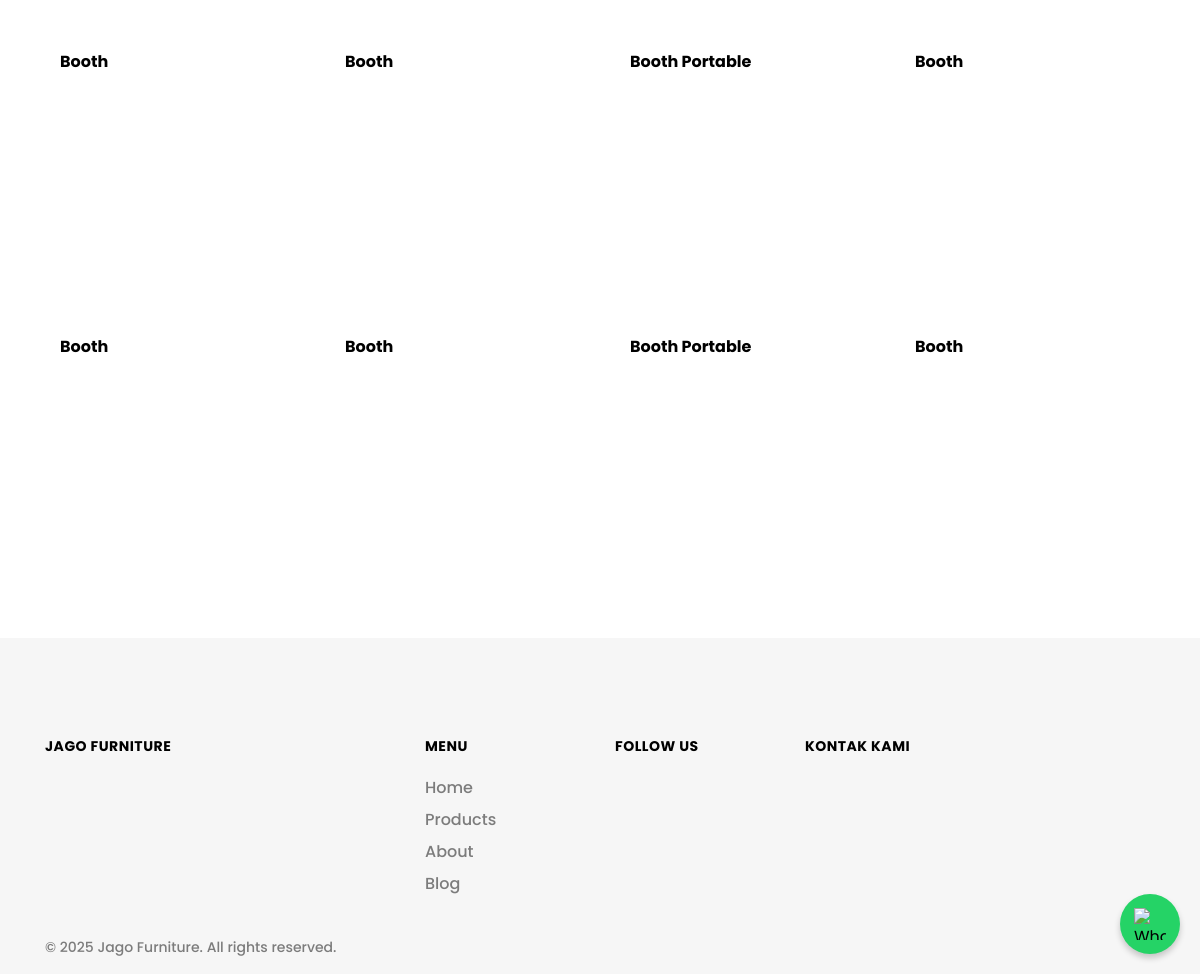
The page /product (lower part) on the database as committed earlier.
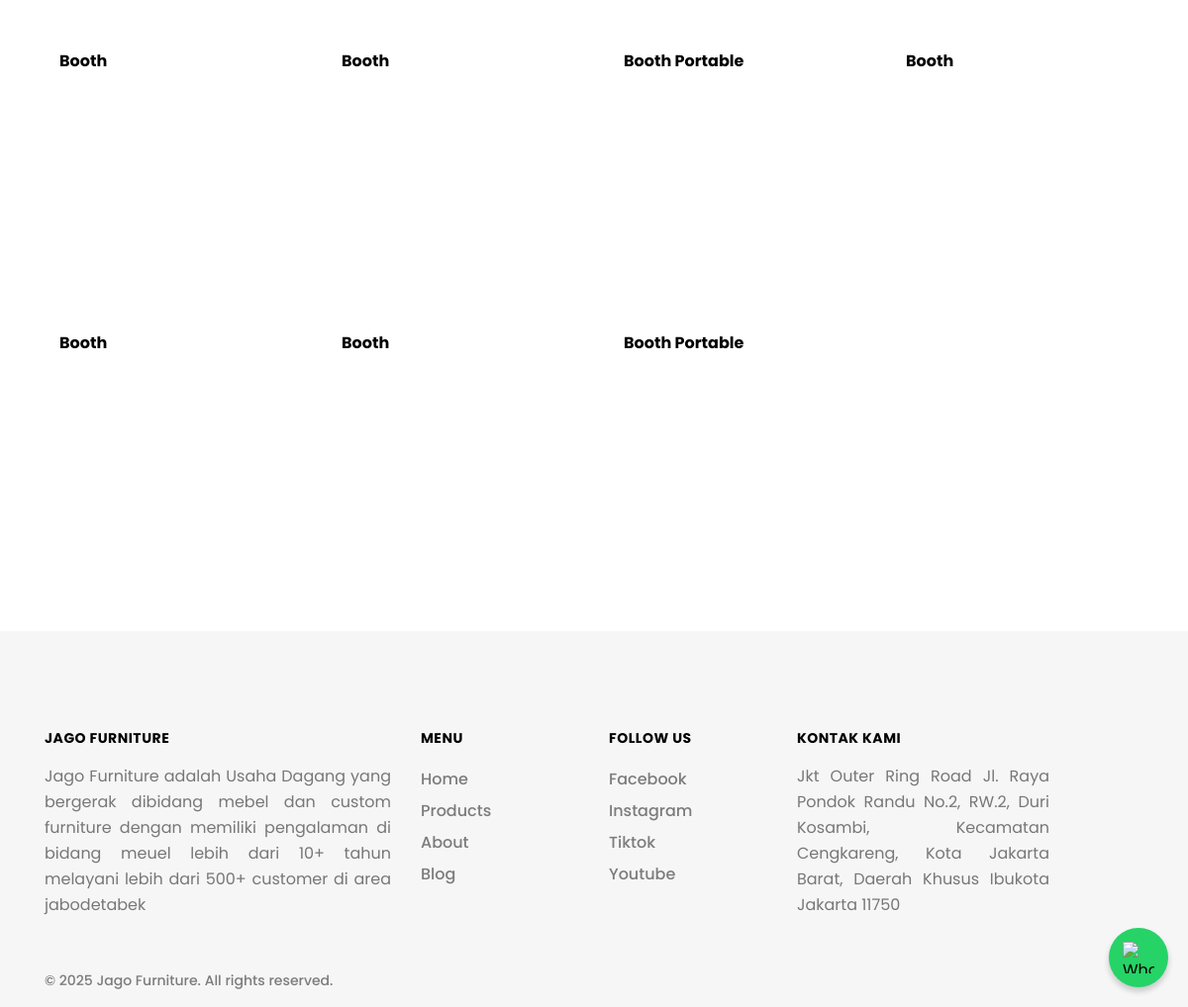
The same page on the database as committed later.
### tables this page shows
CREATE TABLE `tb_product` (
  `product_id` int(11) NOT NULL,
  `product_category_id` int(11) NOT NULL,
  `product_category_name` text NOT NULL,
  `product_images` text NOT NULL,
  `product_favorite` varchar(100) NOT NULL DEFAULT 'no'
);

CREATE TABLE `tb_about` (
  `about_id` int(11) NOT NULL,
  `about_tittle` text NOT NULL,
  `about_sub` text NOT NULL,
  `about_img_header` text NOT NULL,
  `about_desc_1` text NOT NULL,
  `about_desc_2` text NOT NULL,
  `about_img_1` text NOT NULL,
  `about_desc_3` text NOT NULL,
  `about_alamat` text NOT NULL,
  `about_whatsapp` varchar(100) NOT NULL,
  `about_img_2` text NOT NULL,
  `about_desc_footer` text NOT NULL
);

CREATE TABLE `tb_socialmedia` (
  `socialmedia_id` int(11) NOT NULL,
  `socialmedia_name` varchar(100) NOT NULL,
  `socialmedia_link` text NOT NULL
);

### application/modules/home/controllers/Home.php (called while the page is built, shortened)
<?php
class Home extends MX_Controller
{
	public function __construct()
	{
			$this->load->model('General_model');
	}
	public function product()
	{
			$slug 									= $link = $this->uri->segment(1);
			$get_header 						= $this->General_model->get_ones("tb_header", "slug = '$slug'");
			$data['slug'] 					= $slug;
			$data['tittle'] 				= $get_header->header_tittle;
			$data['description'] 		= $get_header->header_description;
			$data['keywords'] 			= $get_header->header_keywords;
			$data['product'] 				= $this->General_model->get("tb_product");
			$data['category'] 			= $this->General_model->get("tb_product_category");
			$data['socialmedia'] 		= $this->General_model->get("tb_socialmedia");
			$data['about'] 					= $this->General_model->get_ones("tb_about", "about_id = 1");
	    $this->load->view('template/header', $data);
	    $this->load->view('page/product', $data);
	    $this->load->view('template/footer', $data);
	}
}

### index.php (called while the page is built, shortened)
<?php
require_once BASEPATH.'core/CodeIgniter.php';

### application/third_party/MX/Controller.php (called while the page is built, shortened)
<?php (defined('BASEPATH')) OR exit('No direct script access allowed');
class MX_Controller
{
	public function __get($class)
	{
		return CI::$APP->$class;
	}
}

### application/models/General_model.php (called while the page is built, shortened)
<?php
class General_model extends CI_Model
{
    public function get($table)
    {
        $this->db->select('*');
        $this->db->from($table);
        return $this->db->get()->result_array();
    }
    public function get_ones($table, $where)
    {
        $this->db->select('*');
        $this->db->from($table);
        $this->db->where($where);
        return $this->db->get()->row();
    }
}

### application/modules/home/views/page/product.php (the view, shortened to what this page needs)
<main id="content" style="margin-top: 50px;">
	<section>
	  <div class="container container-xxl">
	    <div class="row mb-7 overflow-hidden">
	    	<?php foreach ($product as $row_product): ?>
	      <div class="col-sm-6 col-lg-3 mb-6" data-animate="fadeInUp">
	        <div class="card border-0 hover-change-content product">
	          <div style="background-image: url('assets/images/product/<?php echo $row_product['product_images']; ?>')" class="card-img ratio bg-img-cover-center ratio-1-1"></div>
	        </div>
	        <div class="card-img-overlay d-flex py-4 py-sm-5 pl-6 pr-4">
            <div class="d-flex flex-column">
              <a href="#" class="font-weight-bold mb-1 d-block lh-12"><?php echo $row_product['product_category_name']?></a>
            </div>
          </div>
	      </div>
	      <?php endforeach; ?>
	    </div>
	  </div>
	</section>
</main>

### application/third_party/MX/Loader.php (shortened to what this page needs)
<?php (defined('BASEPATH')) OR exit('No direct script access allowed');
class MX_Loader extends CI_Loader
{
	protected $_module;
	public $_ci_cached_vars = array();
	public function initialize($controller = NULL)
	{
		$this->_module = CI::$APP->router->fetch_module();
	}
	public function view($view, $vars = array(), $return = FALSE)
	{
		list($path, $_view) = Modules::find($view, $this->_module, 'views/');
		if ($path != FALSE)
		{
			$this->_ci_view_paths = array($path => TRUE) + $this->_ci_view_paths;
			$view = $_view;
		}
		return $this->_ci_load(array('_ci_view' => $view, '_ci_vars' => $this->_ci_object_to_array($vars), '_ci_return' => $return));
	}
	public function _ci_load($_ci_data)
	{
		extract($_ci_data);
		if (isset($_ci_view))
		{
			$_ci_path = '';
			$_ci_file = (pathinfo($_ci_view, PATHINFO_EXTENSION)) ? $_ci_view : $_ci_view.EXT;
			foreach ($this->_ci_view_paths as $path => $cascade)
			{
				if (file_exists($view = $path.$_ci_file))
				{
					$_ci_path = $view;
					break;
				}
			}
		}
		elseif (isset($_ci_path))
		{
			$_ci_file = basename($_ci_path);
			if( ! file_exists($_ci_path)) $_ci_path = '';
		}
		if (isset($_ci_vars))
			$this->_ci_cached_vars = array_merge($this->_ci_cached_vars, (array) $_ci_vars);
		extract($this->_ci_cached_vars);
		if ((bool) @ini_get('short_open_tag') === FALSE && CI::$APP->config->item('rewrite_short_tags') == TRUE)
		{
			echo eval('?>'.preg_replace("/;*\s*\?>/", "; ?>", str_replace('<?=', '<?php echo ', file_get_contents($_ci_path))));
		}
		else
		{
			include($_ci_path);
		}
	}
	protected function _ci_object_to_array($object) {
	    return is_object($object) ? get_object_vars($object) : $object;
	}
}

### application/modules/home/views/template/header.php (shortened to what this page needs)
<!doctype html>
<html lang="en">
<head>
  <link rel="stylesheet" href="<?php echo base_url(); ?>assets/vendors/fontawesome-pro-5/css/all.css">
  <link rel="stylesheet" href="<?php echo base_url(); ?>assets/vendors/bootstrap-select/css/bootstrap-select.min.css">
  <link rel="stylesheet" href="<?php echo base_url(); ?>assets/vendors/slick/slick.min.css">
  <link rel="stylesheet" href="<?php echo base_url(); ?>assets/vendors/magnific-popup/magnific-popup.min.css">
  <link rel="stylesheet" href="<?php echo base_url(); ?>assets/vendors/jquery-ui/jquery-ui.min.css">
  <link rel="stylesheet" href="<?php echo base_url(); ?>assets/vendors/animate.css">
  <link rel="stylesheet" href="<?php echo base_url(); ?>assets/vendors/mapbox-gl/mapbox-gl.min.css">
  <link rel="stylesheet" href="<?php echo base_url(); ?>assets/css/themes.css">
</head>
<body>

### application/modules/home/views/template/footer.php (shortened to what this page needs)
<footer class="pt-13 pb-4 footer bg-color-2">
    <div class="container container-xxl">
      <div class="row">
        <div class="col-md-8 col-lg-4 mb-6 mb-lg-0">
          <h3 class="fs-14 mb-3 text-uppercase letter-spacing-05">JAGO FURNITURE</h3>
          <p align="justify"><?php echo $about->about_desc_footer; ?></p>
        </div>
        <div class="col-md-4 col-lg-2 mb-6 mb-lg-0">
          <h3 class="fs-14 mb-3 text-uppercase letter-spacing-05">Menu</h3>
          <ul class="list-unstyled mb-0">
            <li class="py-0"><a href="<?php echo base_url(); ?>" class="text-gray hover-primary lh-2 font-weight-500">Home</a> </li>
            <li class="py-0"><a href="<?php echo base_url('product'); ?>" class="text-gray hover-primary lh-2 font-weight-500">Products</a>
            </li>
            <li class="py-0"><a href="<?php echo base_url('aboutus'); ?>" class="text-gray hover-primary lh-2 font-weight-500">About</a>
            </li>
            <li class="py-0"><a href="<?php echo base_url('blog'); ?>" class="text-gray hover-primary lh-2 font-weight-500">Blog</a> </li>
          </ul>
        </div>
        <div class="col-md-4 col-lg-2 mb-6 mb-lg-0">
          <h3 class="fs-14 mb-3 text-uppercase letter-spacing-05">follow us</h3>
          <ul class="list-unstyled mb-0">
          	<?php foreach ($socialmedia as $row_socialmedia): ?>
		            <li class="py-0"><a href="<?php echo $row_socialmedia['socialmedia_link']?>" class="text-gray hover-primary lh-2 font-weight-500"><?php echo $row_socialmedia['socialmedia_name']?></a> </li>
		          <?php endforeach; ?>
          </ul>
        </div>
        <div class="col-md-6 col-lg-3 mb-6 mb-lg-0">
          <h3 class="fs-14 mb-3 text-uppercase letter-spacing-05">Kontak Kami</h3>
          <p align="justify"><?php echo $about->about_alamat; ?></p>
        </div>
      </div>
      <div class="mt-2 mt-md-7 row align-items-center">
        <p class="col-md-auto mb-4 mb-md-0 text-gray lh-1 fs-14 font-weight-500">
          © 2025 Jago Furniture. All rights reserved.
        </p>
      </div>
    </div>
  </footer>
  <div class="position-fixed pos-fixed-bottom-right p-6 z-index-10">
  </div>
  <a href="https://wa.me/6287776304443" target="_blank" class="wa-float">
    <img src="https://upload.wikimedia.org/wikipedia/commons/6/6b/WhatsApp.svg" alt="WhatsApp" />
  </a>
</body>
</html>

### application/modules/home/views/template/footer.php (style rules this page uses)
.wa-float { position: fixed; bottom: 20px; right: 20px; width: 60px; height: 60px; background-color: #25D366; border-radius: 50%; box-shadow: 0 4px 6px rgba(0, 0, 0, 0.2); display: flex; justify-content: center; align-items: center; z-index: 9999; transition: transform 0.2s ease-in-out; }
.wa-float img { width: 32px; height: 32px; }

Rows that differ between the two databases and show on the page:
removed tb_product: product_category_name "Booth"
added tb_about: about_desc_footer "Jago Furniture adalah Usaha Dagang yang bergerak dibidang mebel dan custom furniture dengan memiliki pengalaman di bidang meuel lebih dari 10+ tahun melayani lebih dari 500+ customer di area jabodetabek", about_alamat "Jkt Outer Ring Road Jl. Raya Pondok Randu No.2, RW.2, Duri Kosambi, Kecamatan Cengkareng, Kota Jakarta Barat, Daerah Khusus Ibukota Jakarta 11750"
added tb_socialmedia: socialmedia_name "Facebook"
added tb_socialmedia: socialmedia_name "Instagram"
added tb_socialmedia: socialmedia_name "Tiktok"
added tb_socialmedia: socialmedia_name "Youtube"
